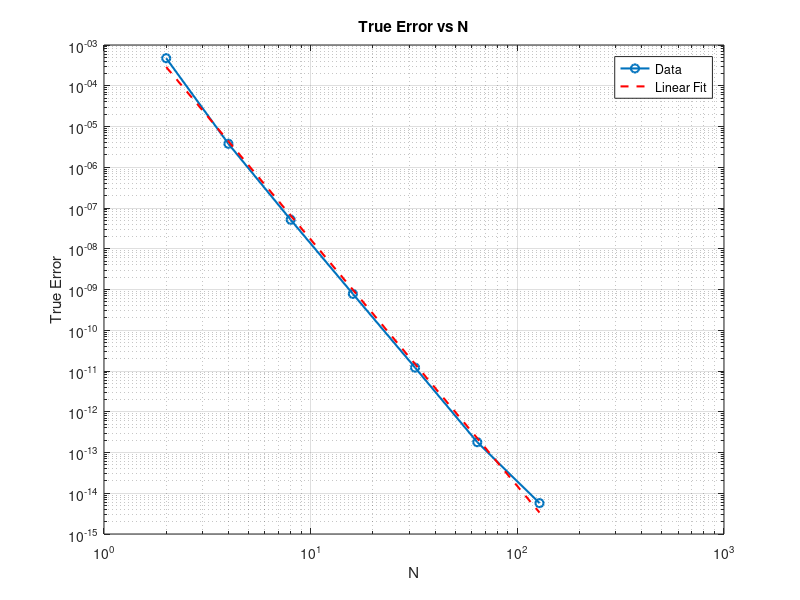

Write MATLAB code to recreate this figure.
% This code performs numerical integration by dividing a given integration interval
% [a,b] into N segments and performing n-th order polynomial integration in each segment.

clc;clear;clearvars; close all 
format long

a = 0;       
b = 1;
f = @(x) sin(x)./(1+x);  

a = 0;       
b = 2.2;
f = @(x) sin(x).^3.*cos(x);

N = 2;       
exact = integral(f, a, b);   
n = 4;          

true_errors = zeros(7,1);
index_ = 1;
while N<=128 % loop over various total number of segments
    h = (b-a)/N;    
    Sum = 0;    
    for i = 1:N   % Loop over segments
       % Sub-interval x-values and corresponding y values, (discrete data)
       x = linspace(a + h*(i-1), a + h*i, n+1);
       y = f(x);
       % Calculating coef-vector for sub-interval
       A = flip(polyfit(x,y,n)); % coefficients, order matters
       % Calculate the area under the polynomial p(x)
       Area = 0;
       for j = 1:n+1
          Area = Area + A(j) / j * (x(end)^j - x(1)^j);
       end
       Sum = Sum + Area;
    end
    error = abs(Sum - exact);
    fprintf('N = %d: True Error = %.20e\n', N, error);

    % error log
    true_errors(index_) = error;
    index_ = index_ +1;
    N = N*2;
end


% Plot N vs Error
N = [2, 4, 8, 16, 32, 64, 128];

figure;
loglog(N, true_errors, 'o-', 'LineWidth', 1.5);
xlabel('N');
ylabel('True Error');
title('True Error vs N');
grid on;

% Fit a linear regression line to the data
p = polyfit(log(N), log(true_errors), 1);
slope = p(1); % Slope of the linear regression line

% Add the linear regression line to the plot
hold on;
loglog(N, exp(p(2)) * N.^slope, '--', 'Color', 'red', 'LineWidth', 1.5);
legend('Data', 'Linear Fit', 'Location', 'Best');
hold off;

% Display the slope
fprintf('Slope of the linear fit: %.2f\n', slope);

